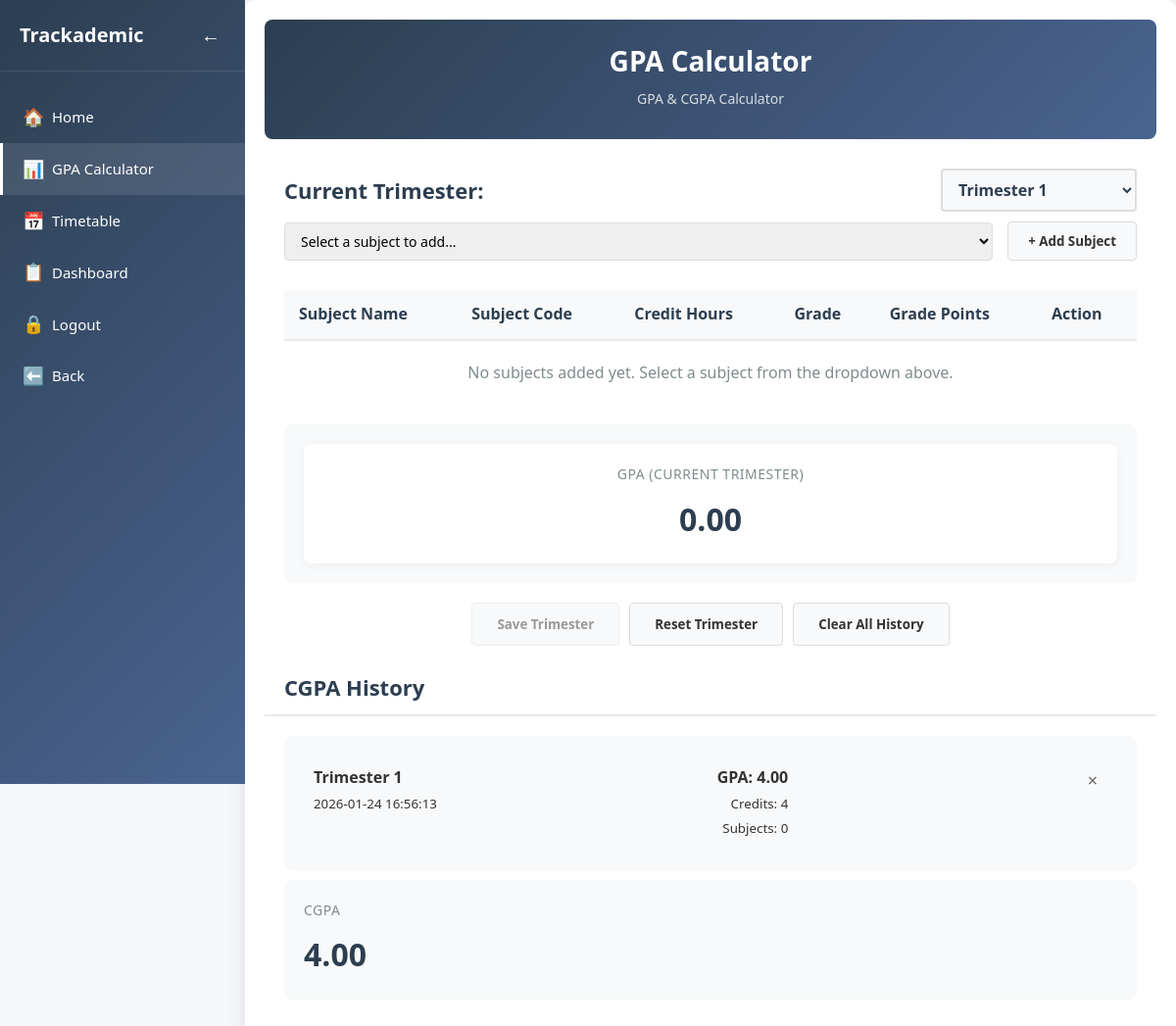
Before: /trackademic/calculator (signed in) with the older database file.
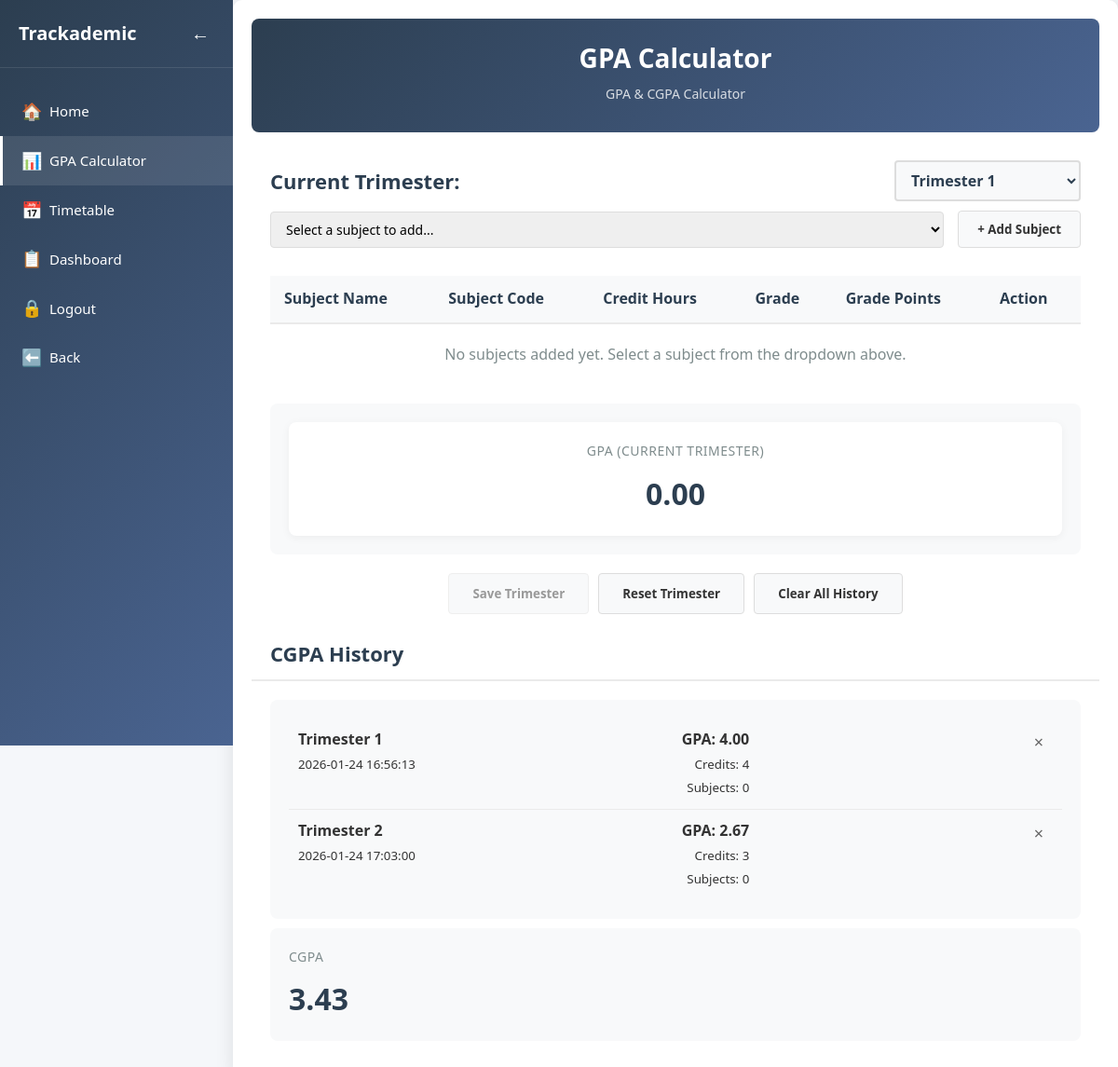
After: the same page with the newer database file.
### tables this page shows
CREATE TABLE gpa (
        gpa_id INTEGER PRIMARY KEY AUTOINCREMENT,
        user_id INTEGER NOT NULL,
        trimester TEXT NOT NULL,
        gpa REAL NOT NULL CHECK (gpa >= 0.0 AND gpa <= 4.0),
        total_credits INTEGER DEFAULT 0,
        total_grade_points REAL DEFAULT 0.0,
        created_at TIMESTAMP DEFAULT CURRENT_TIMESTAMP,
        FOREIGN KEY (user_id) REFERENCES trackademic_users(user_id),
        UNIQUE(user_id, trimester)
    );

### app.py (the view, shortened to what this page needs)
@app.route('/trackademic/calculator', methods=['GET', 'POST'])
def calculator():
    if 'user_id' not in session:
        return redirect('/login')
    user_id = session['user_id']
    current_trimester_key = f'calculator_current_trimester_{user_id}'
    current_subjects_key = f'calculator_current_subjects_{user_id}'
    for key in list(session.keys()):
        if key.startswith('calculator_') and not key.endswith(str(user_id)):
            session.pop(key, None)
    if current_trimester_key not in session:
        session[current_trimester_key] = 1
    if current_subjects_key not in session:
        session[current_subjects_key] = []
    current_trimester = session.get(current_trimester_key, 1)
    current_subjects = session.get(current_subjects_key, [])
    cgpa_history = []
    try:
        social_user_id = session['user_id']
        conn = get_db_connection()
        social_db = get_social_db_connection()
        social_user = social_db.execute(
            'SELECT email FROM users WHERE id = ?',
            (social_user_id,)
        ).fetchone()
        social_db.close()
        if social_user:
            track_user = conn.execute(
                'SELECT user_id FROM trackademic_users WHERE email = ?',
                (social_user['email'],)
            ).fetchone()
            if track_user:
                trackademic_user_id = track_user['user_id']
                gpa_records = conn.execute('''
                    SELECT gpa_id as id,
                           trimester,
                           gpa,
                           total_credits,
                           total_grade_points,
                           created_at as date
                    FROM gpa
                    WHERE user_id = ?
                    ORDER BY trimester
                ''', (trackademic_user_id,)).fetchall()
                for record in gpa_records:
                    trimester_name = record['trimester']
                    trimester_number = 1
                    if ' ' in trimester_name:
                        try:
                            trimester_number = int(trimester_name.split()[1])
                        except:
                            pass
                    cgpa_history.append({
                        'semester': trimester_name,
                        'trimester_number': trimester_number,
                        'date': record['date'] or datetime.datetime.now().strftime('%Y-%m-%d'),
                        'gpa': float(record['gpa']),
                        'total_credits': record['total_credits'] or 0,
                        'total_grade_points': record['total_grade_points'] or 0,
                        'subjects': []  # Subjects not stored in database, but we don't need them for display
                    })
        conn.close()
    except Exception as e:
        print(f"Error loading CGPA history from database: {e}")
    GRADE_SCALE = {
        'A+': 4.00,
        'A': 4.00,
        'A-': 3.67,
        'B+': 3.33,
        'B': 3.00,
        'B-': 2.67,
        'C+': 2.33,
        'C': 2.00,
        'C-': 1.67,
        'D+': 1.33,
        'D': 1.00,
        'F': 0.00
    }
    conn = get_db_connection()
    all_subjects = conn.execute('''
        SELECT subject_id as id,
               subject_name as name,
               subject_code as code,
               credit_hours as credits
        FROM subjects
        ORDER BY subject_code
    ''').fetchall()
    conn.close()
    current_gpa_data = calculate_gpa_server(current_subjects)
    overall_cgpa = calculate_cgpa_server(cgpa_history)
    return render_template('Calculator.html',
                         all_subjects=all_subjects,
                         current_trimester=current_trimester,
                         current_subjects=current_subjects,
                         grade_scale=GRADE_SCALE,
                         current_gpa_data=current_gpa_data,
                         cgpa_history=cgpa_history,
                         overall_cgpa=overall_cgpa,
                         app_mode='trackademic')

### app.py (called while the page is built, shortened)
def get_db_connection(database='trackademic.db'):
    try:
        conn = sqlite3.connect(database, timeout=10)
        conn.row_factory = sqlite3.Row
        conn.execute("PRAGMA foreign_keys = ON")
        return conn
    except sqlite3.Error as e:
        print(f"Database connection error: {e}")
        return None

def get_social_db_connection():
    return get_db_connection('social.db')

def calculate_gpa_server(subjects):
    GRADE_SCALE = {
        'A+': 4.00,
        'A': 4.00,
        'A-': 3.67,
        'B+': 3.33,
        'B': 3.00,
        'B-': 2.67,
        'C+': 2.33,
        'C': 2.00,
        'C-': 1.67,
        'D+': 1.33,
        'D': 1.00,
        'F': 0.00
    }
    total_credits = 0
    total_grade_points = 0
    subjects_with_grades = 0
    subjects_without_grades = 0
    gpa = total_grade_points / total_credits if total_credits > 0 else 0
    return {
        'total_credits': total_credits,
        'total_grade_points': total_grade_points,
        'gpa': gpa,
        'subjects_with_grades': subjects_with_grades,
        'subjects_without_grades': subjects_without_grades,
        'total_subjects': len(subjects)
    }

def calculate_cgpa_server(history):
    if not history:
        return 0.0
    total_cumulative_credits = 0
    total_cumulative_grade_points = 0
    for semester in history:
        total_cumulative_credits += semester.get('total_credits', 0)
        total_cumulative_grade_points += semester.get('total_grade_points', 0)
    cgpa = total_cumulative_grade_points / total_cumulative_credits if total_cumulative_credits > 0 else 0
    return cgpa

### templates/Calculator.html (shortened to what this page needs)
<!DOCTYPE html>
<html lang="en">
<head>
    <link rel="stylesheet" href="{{ url_for('static', filename='calculator.css') }}">
</head>
<body>
    <nav class="sidebar">
        <div class="sidebar-header">
            <h2>Trackademic</h2>
            <label for="sidebar-toggle" class="toggle-btn">
                <span class="toggle-icon">←</span>
            </label>
        </div>
        <div class="nav-links">
            <a href="/trackademic" class="nav-link">
                <span class="nav-icon">🏠</span>
                <span class="nav-text">Home</span>
            </a>
            <a href="/trackademic/calculator" class="nav-link active">
                <span class="nav-icon">📊</span>
                <span class="nav-text">GPA Calculator</span>
            </a>
            <a href="/trackademic/timetable" class="nav-link">
                <span class="nav-icon">📅</span>
                <span class="nav-text">Timetable</span>
            </a>
            <a href="/social/dashboard" class="nav-link">
                <span class="nav-icon">📋</span>
                <span class="nav-text">Dashboard</span>
            </a>
            <a href="/logout" class="nav-link">
                <span class="nav-icon">🔒</span>
                <span class="nav-text">Logout</span>
            </a>
            <a href="/trackademic" class="nav-link">
                <span class="nav-icon">⬅️</span>
                <span class="nav-text">Back</span>
            </a>
        </div>
    </nav>
    <div class="main-content">
        <div class="container">
            <header>
                <h1>GPA Calculator</h1>
                <p class="subtitle">GPA & CGPA Calculator</p>
            </header>
            <div class="trimester-selector">
                <div class="trimester-label">Current Trimester:</div>
                <form method="POST" action="/trackademic/calculator" style="display: inline;">
                    <select name="current_trimester" class="trimester-dropdown" onchange="this.form.submit()">
                        {% for i in range(1, 7) %}
                        <option value="{{ i }}" {% if current_trimester == i %}selected{% endif %}>Trimester {{ i }}</option>
                        {% endfor %}
                    </select>
                </form>
            </div>
            <form method="POST" action="/trackademic/calculator" class="add-subject-container">
                <select name="subject_to_add" class="subject-select">
                    <option value="">Select a subject to add...</option>
                </select>
                <button type="submit" class="add-btn" {% if not all_subjects %}disabled{% endif %}>+ Add Subject</button>
            </form>
            <table>
                <thead>
                    <tr>
                        <th>Subject Name</th>
                        <th>Subject Code</th>
                        <th>Credit Hours</th>
                        <th>Grade</th>
                        <th>Grade Points</th>
                        <th>Action</th>
                    </tr>
                </thead>
                <tbody id="subjects-tbody">
                    {% if current_subjects %}
                        {% for subject in current_subjects %}
                        <tr>
                            <td class="subject-name">{{ subject.name }}</td>
                            <td class="subject-code">{{ subject.code }}</td>
                            <td class="credit-hours">{{ subject.credits }}</td>
                            <td class="grade-select">
                                <form method="POST" action="/trackademic/calculator" style="display: inline;">
                                    <input type="hidden" name="action" value="update_grade_{{ subject.id }}">
                                    <select name="grade_{{ subject.id }}" onchange="this.form.submit()">
                                        <option value="">Select Grade</option>
                                        {% for grade, points in grade_scale.items() %}
                                        <option value="{{ grade }}" {% if subject.grade == grade %}selected{% endif %}>{{ grade }}</option>
                                        {% endfor %}
                                    </select>
                                </form>
                            </td>
                            <td class="grade-points" id="grade-points-{{ subject.id }}">
                                {% if subject.grade and subject.grade in grade_scale %}
                                {{ "%.2f"|format(grade_scale[subject.grade]) }}
                                {% else %}
                                0.00
                                {% endif %}
                            </td>
                            <td>
                                <form method="POST" action="/trackademic/calculator" style="display: inline;">
                                    <input type="hidden" name="action" value="remove_subject_{{ subject.id }}">
                                    <button type="submit" class="action-btn" title="Delete subject" onclick="return confirm('Remove this subject?')">
                                        ×
                                    </button>
                                </form>
                            </td>
                        </tr>
                        {% endfor %}
                    {% else %}
                        <tr>
                            <td colspan="6" style="text-align: center; padding: 20px; color: #7f8c8d;">
                                No subjects added yet. Select a subject from the dropdown above.
                            </td>
                        </tr>
                    {% endif %}
                </tbody>
            </table>
            <div class="results-container">
                <div class="result-box" id="gpa-box">
                    <div class="result-label">GPA (Current Trimester)</div>
                    <div class="result-value" id="gpa-result">{{ "%.2f"|format(current_gpa_data.gpa) }}</div>
                </div>
            </div>
            <div class="action-buttons">
                <form method="POST" action="/trackademic/calculator" style="display: inline;">
                    <button type="submit" class="save-btn" {% if not current_subjects or current_gpa_data.subjects_without_grades > 0 %}disabled{% endif %}>
                        Save Trimester
                    </button>
                </form>
                <form method="POST" action="/trackademic/calculator" style="display: inline;">
                    <button type="submit" class="reset-btn" onclick="return confirm('Reset current trimester? All subjects will be removed.')">
                        Reset Trimester
                    </button>
                </form>
                <form method="POST" action="/trackademic/calculator" style="display: inline;">
                    <button type="submit" class="reset-btn" onclick="return confirm('Clear ALL CGPA history? This cannot be undone.')">
                        Clear All History
                    </button>
                </form>
            </div>
            <h2>CGPA History</h2>
            <div class="cgpa-history" id="cgpa-history">
                {% if cgpa_history %}
                    {% for semester in cgpa_history %}
                    <div class="history-item">
                        <div>
                            <strong>{{ semester.semester }}</strong><br>
                            <small>{{ semester.date }}</small>
                        </div>
                        <div style="text-align: right;">
                            <div style="font-weight: bold;">GPA: {{ "%.2f"|format(semester.gpa) }}</div>
                            <small>Credits: {{ semester.total_credits }}</small><br>
                            <small>Subjects: {{ semester.subjects|length }}</small>
                        </div>
                        <div style="margin-left: 10px;">
                            <form method="POST" action="/trackademic/calculator" style="display: inline;">
                                <button type="submit" class="action-btn" title="Remove from history" onclick="return confirm('Remove this trimester from history?')">
                                    ×
                                </button>
                            </form>
                        </div>
                    </div>
                    {% endfor %}
                {% else %}
                    <div class="history-item" style="color: #7f8c8d; font-style: italic;">
                        No CGPA history yet. Save your first trimester to start tracking.
                    </div>
                {% endif %}
            </div>
            <div class="cgpa-summary">
                <div class="result-label">CGPA</div>
                <div class="result-value" id="cgpa-result">{{ "%.2f"|format(overall_cgpa) }}</div>
            </div>
        </div>
    </div>
</body>
</html>

Changed rows visible on the page:
added gpa: semester "Trimester 2", date "2026-01-24 17:03:00", gpa "2.67", total_credits "3", subjects|length "0"
Other visible differences:
{{ "%.2f"|format(overall_cgpa) }}: "4.00" → "3.43"
